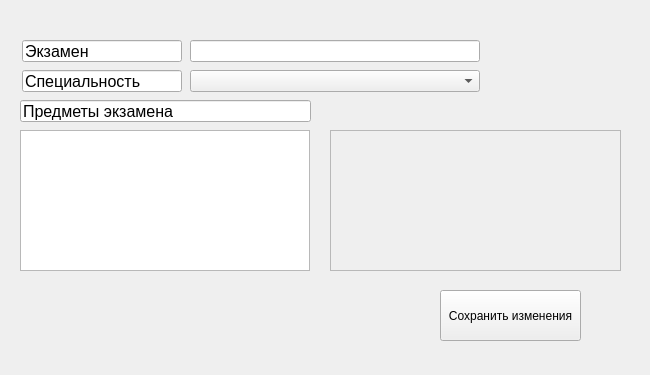
<?xml version="1.0" encoding="UTF-8"?>
<ui version="4.0">
 <class>Form</class>
 <widget class="QWidget" name="Form">
  <property name="geometry">
   <rect>
    <x>0</x>
    <y>0</y>
    <width>650</width>
    <height>375</height>
   </rect>
  </property>
  <property name="windowTitle">
   <string>Изменение записи</string>
  </property>
  <widget class="QLineEdit" name="lineEdit_2">
   <property name="geometry">
    <rect>
     <x>190</x>
     <y>40</y>
     <width>290</width>
     <height>22</height>
    </rect>
   </property>
   <property name="font">
    <font>
     <pointsize>12</pointsize>
    </font>
   </property>
  </widget>
  <widget class="QScrollArea" name="scrollArea">
   <property name="geometry">
    <rect>
     <x>330</x>
     <y>130</y>
     <width>291</width>
     <height>141</height>
    </rect>
   </property>
   <property name="minimumSize">
    <size>
     <width>0</width>
     <height>141</height>
    </size>
   </property>
   <property name="maximumSize">
    <size>
     <width>16777215</width>
     <height>141</height>
    </size>
   </property>
   <property name="baseSize">
    <size>
     <width>0</width>
     <height>141</height>
    </size>
   </property>
   <property name="verticalScrollBarPolicy">
    <enum>Qt::ScrollBarAsNeeded</enum>
   </property>
   <property name="widgetResizable">
    <bool>true</bool>
   </property>
   <widget class="QWidget" name="scrollAreaWidgetContents">
    <property name="geometry">
     <rect>
      <x>0</x>
      <y>0</y>
      <width>289</width>
      <height>139</height>
     </rect>
    </property>
    <layout class="QVBoxLayout" name="verticalLayout_3">
     <item>
      <layout class="QVBoxLayout" name="verticalLayout"/>
     </item>
    </layout>
   </widget>
  </widget>
  <widget class="QLineEdit" name="lineEdit_4">
   <property name="geometry">
    <rect>
     <x>20</x>
     <y>100</y>
     <width>291</width>
     <height>22</height>
    </rect>
   </property>
   <property name="font">
    <font>
     <pointsize>12</pointsize>
    </font>
   </property>
   <property name="text">
    <string>Предметы экзамена</string>
   </property>
   <property name="readOnly">
    <bool>true</bool>
   </property>
  </widget>
  <widget class="QTextEdit" name="textEdit">
   <property name="geometry">
    <rect>
     <x>20</x>
     <y>130</y>
     <width>290</width>
     <height>141</height>
    </rect>
   </property>
   <property name="font">
    <font>
     <pointsize>12</pointsize>
    </font>
   </property>
  </widget>
  <widget class="QLineEdit" name="lineEdit">
   <property name="geometry">
    <rect>
     <x>22</x>
     <y>40</y>
     <width>160</width>
     <height>22</height>
    </rect>
   </property>
   <property name="font">
    <font>
     <pointsize>12</pointsize>
    </font>
   </property>
   <property name="text">
    <string>Экзамен</string>
   </property>
   <property name="readOnly">
    <bool>true</bool>
   </property>
  </widget>
  <widget class="QLineEdit" name="lineEdit_3">
   <property name="geometry">
    <rect>
     <x>22</x>
     <y>70</y>
     <width>160</width>
     <height>22</height>
    </rect>
   </property>
   <property name="font">
    <font>
     <pointsize>12</pointsize>
    </font>
   </property>
   <property name="text">
    <string>Специальность</string>
   </property>
   <property name="readOnly">
    <bool>true</bool>
   </property>
  </widget>
  <widget class="QComboBox" name="comboBox">
   <property name="geometry">
    <rect>
     <x>190</x>
     <y>70</y>
     <width>290</width>
     <height>22</height>
    </rect>
   </property>
   <property name="font">
    <font>
     <pointsize>12</pointsize>
    </font>
   </property>
  </widget>
  <widget class="QPushButton" name="pushButton">
   <property name="geometry">
    <rect>
     <x>440</x>
     <y>290</y>
     <width>141</width>
     <height>51</height>
    </rect>
   </property>
   <property name="text">
    <string>Сохранить изменения</string>
   </property>
  </widget>
 </widget>
 <resources/>
 <connections/>
</ui>
